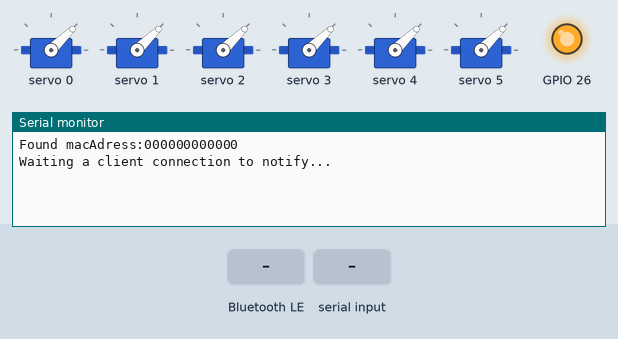
Recording of a program running on a simulated ESP32. On the bench: 6 × servo, output pins drawn as LEDs (lit = HIGH), the last lines printed to the serial monitor. The test bench sets the inputs (shaded band). Random numbers use the default seed unless the program sets one; EEPROM starts erased; nothing arrives over Bluetooth unless stated; a phone connects over Bluetooth LE 3 s after start.

Above: at 1.4 s.
1.5 s: Bluetooth LE write "puppet" received
At 2.9 s:
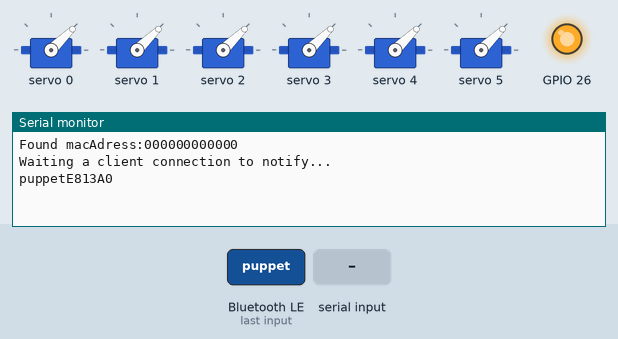
4.5 s: "0\n" received over Serial
At 5.2 s:
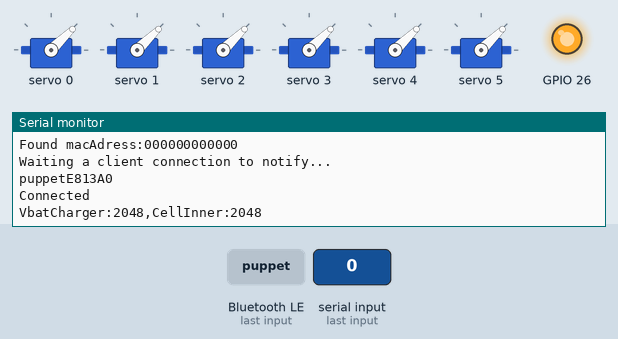

Measured:
- after the input at 1.5 s, the serial monitor: prints a new line at once (image 1)
- after the input at 4.5 s, the serial monitor: prints a new line at once (image 2)

The program:

main.cpp
```cpp
#include <Arduino.h>


#include <Preferences.h>
#include <BLEDevice.h>
#include <BLEServer.h>
#include <BLEUtils.h>
#include <BLE2902.h>
#include <Wire.h>
#include "PCA9685.h"
#include <string>

#define SERVICE_UUID "6E400001-B5A3-F393-E0A9-E50E24DCCA9E" // UART service UUID
#define CHARACTERISTIC_UUID_RX "6E400002-B5A3-F393-E0A9-E50E24DCCA9E"
#define CHARACTERISTIC_UUID_TX "6E400003-B5A3-F393-E0A9-E50E24DCCA9E"

// 150
#define UPDATE_RATE 400
#define UPDATE_DELAY 1000/UPDATE_RATE

#define V_BAT_CHARGER 34
#define CELL_INNER 35

unsigned long prevCycleTime = 0;
unsigned long lastStreamTime = 0;

uint16_t streamTimeout = 5000;

enum states {ON, IDLE_SETUP, IDLE, STREAM};
enum states applicationState;
bool paused = false;

BLEServer *pServer = NULL;
BLECharacteristic *pTxCharacteristic;
bool deviceConnected = false;
bool oldDeviceConnected = false;
uint8_t txValue = 0;

uint8_t txMsg[] = {0, 0, 0};
bool sendBatt = false;

uint8_t macAdress[6];

Preferences pref;
PCA9685 pwmController;
String macString;
String tmpMsg;

char tmpChar = 'a';

// Handles the Bluetooth LE connection and disconnection calllbacks.
class MyServerCallbacks : public BLEServerCallbacks {
    void onConnect(BLEServer *pServer) {
        deviceConnected = true;
        Serial.println("Connected");
    };

    void onDisconnect(BLEServer *pServer) {
        deviceConnected = false;
        Serial.println("Disconnected");
    }
};

// This class is used to interface the servos. Similar to Arduino's default Servo class with added features.
class simpleServo {

    public:

    uint8_t homePos = 127, currentPos = 127, targetPos = 127, step, amplitude, period, pausePos = homePos, channel, resolution = 16, freq = 50;
    int lowerLimit = 0, upperLimit = 255;
    double factor = 65536.0 * (1.0/20.0), offset = factor;

    double lastMoved = 0;
    double timeout = 2000;

    // Attaches the PWM controller to the appropiate channel.
    void attach() {
        pwmController.setChannelPWM(channel, 0);
    }

    // Writes a position to the servo. Input value ranging from 0 to 255 gets remapped to hardcoded values.
    void write(uint8_t pos) {

        if(pos < lowerLimit) {
            //Serial.println(String(pin) + "pin servo lowerLimit reached, pos: " + String(pos) + ", " + String(lowerLimit));
            pos = lowerLimit;
        } else if (pos > upperLimit) {
            //Serial.println(String(pin) + "pin upperLimit reached, pos: " + String(pos) + ", " + String(upperLimit));
            pos = upperLimit;
        }

        pwmController.setChannelPWM(channel, map(pos, 0, 255, 205, 410));
    }

    // Shuts off the servo.
    void writeLow() {
        pwmController.setChannelPWM(channel, 0);
    }

    // Sets the servo's home position.
    void setHome(uint8_t _homePos) {
        homePos = _homePos;
    }

    // Sets the servo's step variable, which is used during interpolation.
    void setStep(uint8_t _step) {
        step = _step;
    }

    // Sets targetPos variable, used in interpolation.
    void setTargetPos(uint8_t _targetPos) {
        targetPos = _targetPos;
    }

    // Interpolates from currentPos to targetPos with step varable. One function call does one step towars target position.
    void interpolate()  {

        if (currentPos != targetPos) {
            lastMoved = millis();
        }

        if (currentPos < targetPos - step) {
            currentPos += step;
        } else if (currentPos > targetPos + step){
            currentPos -= step;
        } else {
            currentPos = targetPos;

        }

        if (lastMoved + timeout <= millis()){

            // Uncomment this to save power
            writeLow();

            //Serial.println("timeout");
        } else {
            write(currentPos);
            //Serial.println(String(pin) + " target: " + String(targetPos) +  ", current: " + String(currentPos) + ", in degrees:" + String(map(currentPos, 0, 255, 9, 171)));
        }
    }

    // Detects is the servo is stationary
    bool isStaionary () {
        if (targetPos == currentPos) {
            return true;
        } else
            return false;
    }
};

simpleServo servos[6];

// Character to HEX converter.
char c2h(char c) {
    return "0123456789ABCDEF"[0x0F & (unsigned char)c];
}

// Saves the user's settings to Preferences
void saveSettings(){

    pref.begin("marionette", false);

    pref.putLong("streamTimeout", streamTimeout);
    // Serial.println("Saved streamTimeout: " + String(streamTimeout) );

    for(uint8_t i = 0; i < 6; i++) {
        char step_i[] = {'s', 't', 'e', 'p', i + 48, '\0'};
        pref.putUInt( step_i, (uint32_t) servos[i].step);
        // Serial.println("Saved step: " + String(servos[i].step) );

        /*
        char amp_i[] = {'a', 'm', 'p', i + 48, '\0'};
        pref.putUInt( amp_i, (uint32_t) servos[i].amplitude);
        // Serial.println("Saved amplitude: " + String(servos[i].amplitude) );

        char period_i[] = {'p', 'e', 'r', 'i','o', 'd', i + 48, '\0'};
        pref.putUInt( period_i, (uint32_t) servos[i].period);
        // Serial.println("Saved period: " + String(servos[i].period) );
        */

        char home_i[] = {'h', 'o', 'm', 'e', i + 48, '\0'};
        pref.putUInt( home_i, (uint32_t) servos[i].homePos);
        // Serial.println("Saved homePos " + String(servos[i].homePos) );

        char timeout_i[] = {'t', 'i', 'm', 'e','o', 'u', 't', i + 48, '\0'};
        pref.putULong( timeout_i, (uint32_t) servos[i].timeout);
        // Serial.println("Saved timeout: " + String(servos[i].timeout) );

        char lowcut_i[] = {'l', 'o', 'w', 'c', 'u', 't', i + 48, '\0'};
        pref.putUInt( lowcut_i, (uint32_t) servos[i].lowerLimit);
        // Serial.println("Saved lowerLimit: " + String(servos[i].lowerLimit) );

        char upcut_i[] = {'u', 'p', 'c', 'u', 't', i + 48, '\0'};
        pref.putUInt( upcut_i, (uint32_t) servos[i].upperLimit);
        // Serial.println("Saved upperLimit: " + String(servos[i].upperLimit) );
    }
    pref.end();
}

// Loads the user's settings from Preferences
void loadSettings(){

    pref.begin("marionette", true);

    streamTimeout = pref.getLong("streamTimeout");
    // Serial.println("streamTimeout: " + String(pref.getLong("streamTimeout")) );

    for(uint8_t i = 0; i < 6; i++) {
        char step_i[] = {'s', 't', 'e', 'p', i + 48, '\0'};
        servos[i].step = pref.getUInt( step_i );
        // Serial.println("step" + String(i) + ": " + String(pref.getUInt( step_i)) );

        /*
        char amp_i[] = {'a', 'm', 'p', i + 48, '\0'};
        servos[i].amplitude = pref.getUInt( amp_i );
        // Serial.println("amplitude" + String(i) + ": " + String(pref.getUInt( amp_i)) );

        char period_i[] = {'p', 'e', 'r', 'i','o', 'd', i + 48, '\0'};
        servos[i].period = pref.getUInt( period_i );
        // Serial.println("period" + String(i) + ": " + String(pref.getUInt( period_i)) );
        */

        char home_i[] = {'h', 'o', 'm', 'e', i + 48, '\0'};
        servos[i].homePos = pref.getUInt( home_i );
        // Serial.println("home" + String(i) + ": " + String(pref.getUInt( home_i)) );

        char lowcut_i[] = {'l', 'o', 'w', 'c', 'u', 't', i + 48, '\0'};
        servos[i].lowerLimit = pref.getUInt( lowcut_i );
        // Serial.println("lowerLimit" + String(i) + ": " + String(pref.getUInt( lowcut_i)) );

        char upcut_i[] = {'u', 'p', 'c', 'u', 't', i + 48, '\0'};
        servos[i].upperLimit = pref.getUInt( upcut_i );
        // Serial.println("upperLimit" + String(i) + ": " + String(pref.getUInt( upcut_i)) );
    }
    pref.end();
}

// Parses the incomming message, either BLE or serial and executes the appropriate action.
void parseValue(std::string msg) {

    if(msg.length() == 0)
        return;

    if (msg[0] == 0x10 && msg.length() == 7) {
        // Get servo stream

        lastStreamTime = millis();

        paused = false;
        applicationState = STREAM;

        for(int i = 0; i < 6; i++) {
            servos[i].setTargetPos(msg[i+1]);
        }

        return;

    } else if(msg[0] == 0x20) {
        // Stop
        // Serial.println("Idle");

        applicationState = IDLE_SETUP;

        return;

    } else if(msg[0] == 0x21) {
        // Pause
        Serial.println("Paused");

        paused = true;

        for(int i = 0; i < 6; i++) {
            servos[i].targetPos = servos[i].currentPos;
            servos[i].pausePos = servos[i].currentPos;

            // DEBUG For testing "violent breathing" bug
            // Serial.printf("   Servo #%d: | A: %d | T: %d\r\n", i, servos[i].amplitude, servos[i].period);

        }

        return;

    } else if(msg[0] == 0x22 && msg.length() == 2) {
        // Set Step
        // Serial.println("Set Step");

        for(int i = 0; i < 6; i++) {
            servos[i].setStep(msg[1]);
        }

    } else if(msg[0] == 0x23 && msg.length() == 13) {
        // Set servo breath function parameters
        // Serial.println("Set servo breath function parameters");

        /*for(int i = 0; i < 6; i++) {
            servos[i].amplitude = msg[i+1];
            servos[i].period = msg[i + 7];
        }*/

    } else if(msg[0] == 0x24 && msg.length() == 7) {
        // Set servo home postion
        // Serial.println("Set servo home postion");

        for(int i = 0; i < 6; i++) {
            servos[i].setHome(msg[i+1]);
        }

    } else if(msg[0] == 0x25 && msg.length() == 3) {
        // Set Timeout
        // Serial.println("Set Timeout");

        streamTimeout = msg[1] << 8 | msg[2];

    }else if(msg[0] == 0x26 && msg.length() == 13) {
        // Set Timeout
        // Serial.println("Set Limits");

        for(int i = 0; i < 6; i++) {
            servos[i].lowerLimit = msg[i+1];
            servos[i].upperLimit = msg[i + 7];
        }

    } else if(msg[0] == 0x30) {
        // Get battery charge
        // Serial.println("Get battery charge");

        uint16_t VbatCharget = analogRead(V_BAT_CHARGER);
        uint16_t CellInner = analogRead(CELL_INNER);

        Serial.print("VbatCharger:" + String(VbatCharget));
        Serial.println(",CellInner:" + String(CellInner));

        txMsg[0] = 0x30;
        txMsg[1] = VbatCharget / 16;
        txMsg[2] = CellInner / 16;

        sendBatt = true;

    } else if(msg[0] == 0x31) {
        // Get battery charge
        // Serial.println("PC disconnect");

        applicationState = ON;

    } else if(msg == "puppet") {
        // Get battery charge
        Serial.println(macString);

        return;

    } else {
        return;
    }

    // Save only when something changed
    saveSettings();

}

// Handles incoming BLE messages.
class MyCallbacks : public BLECharacteristicCallbacks {
    void onWrite(BLECharacteristic *pCharacteristic)
    {
        std::string rxValue = pCharacteristic->getValue();
        parseValue(rxValue);
    }
};

// Generates an unique mac adress for the puppet if there is not one already.
void generateMacIfNeeded() {
    pref.begin("marionette", false);

    pref.getBytes("MAC", macAdress, 6);

    Serial.print("Found macAdress:");
    for (int i = 0; i < 6; i++) {
        Serial.print(String(c2h(macAdress[i] >> 4)) + String(c2h(macAdress[i])));
    }
    Serial.println("");


    if(macAdress[0] != 0x3c) {
        macAdress[0] = 0x3c;
        macAdress[1] = 0x4a;
        macAdress[2] = 0xd5;
        macAdress[3] = random(0, 255);
        macAdress[4] = random(0, 255);
        macAdress[5] = random(0, 255);
        pref.putBytes("MAC", macAdress, 6);
    }

    pref.end();

    esp_base_mac_addr_set(macAdress); // weird bug found: sixth character is increased by 2 in the mac address
    macAdress[5] += 2;
}

// Arduino's setup function. Runs once during code execution.
void setup() {
    // Signal Reset on DEVBOARD:
    pinMode(26, OUTPUT);
    digitalWrite(26, 0);
    delay(200);
    digitalWrite(26, 1);

    Serial.begin(115200);

    generateMacIfNeeded();

    Wire.begin();                       // Wire must be started first
    Wire.setClock(400000);              // Supported baud rates are 100kHz, 400kHz, and 1000kHz
    pwmController.resetDevices();       // Software resets all PCA9685 devices on Wire line

    pwmController.init(0x40);        // Address pins A5-A0 set to B000000
    pwmController.setPWMFrequency(50); // Default is 200Hz, supports 24Hz to 1526Hz

    applicationState = ON;

    pinMode(V_BAT_CHARGER, INPUT);
    pinMode(CELL_INNER, INPUT);

    // Default values for testing purposes
    for(int i = 0; i < 6; i++) {

        servos[i].amplitude = 0;
        servos[i].period = 4;
        servos[i].homePos = 127;
        servos[i].channel = i;
        servos[i].setStep(3);

        servos[i].attach();

        loadSettings();

        servos[i].setTargetPos(servos[i].homePos);
    }

    servos[1].amplitude = 11;

    loadSettings();

    // Create the BLE Device
    // BLEDevice::init("ESP32");

    macString = "puppet"
        + String(c2h(macAdress[3] >> 4)) + String(c2h(macAdress[3]))
        + String(c2h(macAdress[4] >> 4)) + String(c2h(macAdress[4]))
        + String(c2h(macAdress[5] >> 4)) + String(c2h(macAdress[5]));

    // Serial.println("macString is " + macString);

    BLEDevice::init( macString.c_str() );

    // Create the BLE Server
    pServer = BLEDevice::createServer();
    pServer->setCallbacks(new MyServerCallbacks());

    // Create the BLE Service
    BLEService *pService = pServer->createService(SERVICE_UUID);

    // Create a BLE Characteristic
    pTxCharacteristic = pService->createCharacteristic(
        CHARACTERISTIC_UUID_TX,
        BLECharacteristic::PROPERTY_NOTIFY);

    pTxCharacteristic->addDescriptor(new BLE2902());

    BLECharacteristic *pRxCharacteristic = pService->createCharacteristic(
        CHARACTERISTIC_UUID_RX,
        BLECharacteristic::PROPERTY_WRITE);

    pRxCharacteristic->setCallbacks(new MyCallbacks());

    // Start the service
    pService->start();

    // Start advertising
    pServer->getAdvertising()->start();
    Serial.println("Waiting a client connection to notify...");

}

// Moves the puppet based on a sinusoidal curve.
void breath(int basePos0, int basePos1, int basePos2, int basePos3, int basePos4, int basePos5) {

    int basePos[] = {basePos0, basePos1, basePos2, basePos3, basePos4, basePos5};

    for(int i = 0; i < 6; i++) {
        // BUG FIXME Timing is not right, maybe the radians cause that or the 250 multiplying value
        servos[i].setTargetPos(basePos[i] + sin( (float) millis() / ( (float) 250 * (float) servos[i].period ) ) * servos[i].amplitude);
    }
}

// Arduino's loop function. Runs program logic continuously. Main state machine is here.
void loop() {

    if(Serial.available() > 0) {
        while (Serial.available() > 0) {
            tmpMsg += (char) Serial.read();
        }
        parseValue(tmpMsg.c_str());
        tmpMsg = "";
    }


    if (prevCycleTime + UPDATE_DELAY <= millis()) {
        prevCycleTime = millis();

        for(int i = 0; i < 6; i++) {
            servos[i].interpolate();
        }

        if (applicationState == ON) {

        } else if (applicationState == IDLE_SETUP) {

            applicationState = IDLE;

            for(int i = 0; i < 6; i++) {
                servos[i].setTargetPos(servos[i].homePos);

                if (!servos[i].isStaionary()) {
                    applicationState = IDLE_SETUP;
                }
            }

        } else if (applicationState == IDLE) {
            breath( servos[0].homePos, servos[1].homePos, servos[2].homePos, servos[3].homePos, servos[4].homePos, servos[5].homePos );
        } else if (applicationState == STREAM) {

            if(paused) {
                breath( servos[0].pausePos, servos[1].pausePos, servos[2].pausePos, servos[3].pausePos, servos[4].pausePos, servos[5].pausePos );

            } else {
                /* if(lastStreamTime + streamTimeout <= millis()) {
                    applicationState = IDLE_SETUP;
                 } */
            }

        }


        if (deviceConnected) {

           if(sendBatt) {
               sendBatt = false;

                pTxCharacteristic->setValue(txMsg, 3);
                pTxCharacteristic->notify();

           }

        }

        // disconnecting
        if (!deviceConnected && oldDeviceConnected) {

            applicationState = ON;

            delay(500);                  // give the bluetooth stack the chance to get things ready
            pServer->startAdvertising(); // restart advertising
            Serial.println("start advertising");
            oldDeviceConnected = deviceConnected;
        }

        // connecting
        if (deviceConnected && !oldDeviceConnected) {

            applicationState = IDLE_SETUP;

            // do stuff here on connecting
            oldDeviceConnected = deviceConnected;
        }
    }

}
```
